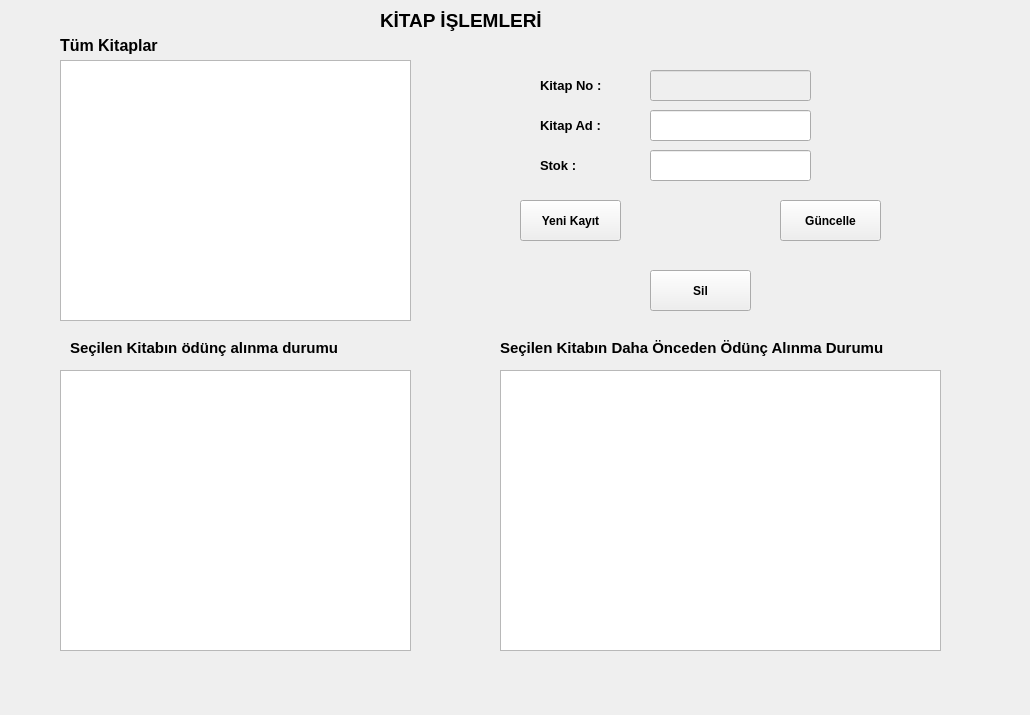
<?xml version="1.0" encoding="UTF-8"?>
<ui version="4.0">
 <class>book</class>
 <widget class="QMainWindow" name="book">
  <property name="geometry">
   <rect>
    <x>0</x>
    <y>0</y>
    <width>1030</width>
    <height>715</height>
   </rect>
  </property>
  <property name="windowTitle">
   <string>MainWindow</string>
  </property>
  <widget class="QWidget" name="centralwidget">
   <widget class="QTableView" name="tView_oduncalmadurum">
    <property name="geometry">
     <rect>
      <x>60</x>
      <y>370</y>
      <width>351</width>
      <height>281</height>
     </rect>
    </property>
   </widget>
   <widget class="QTableView" name="tView_allbooks">
    <property name="geometry">
     <rect>
      <x>60</x>
      <y>60</y>
      <width>351</width>
      <height>261</height>
     </rect>
    </property>
   </widget>
   <widget class="QPushButton" name="pushButton_del">
    <property name="geometry">
     <rect>
      <x>650</x>
      <y>270</y>
      <width>101</width>
      <height>41</height>
     </rect>
    </property>
    <property name="font">
     <font>
      <bold>true</bold>
     </font>
    </property>
    <property name="text">
     <string>Sil</string>
    </property>
   </widget>
   <widget class="QTableView" name="tView_oncedeoduncalma">
    <property name="geometry">
     <rect>
      <x>500</x>
      <y>370</y>
      <width>441</width>
      <height>281</height>
     </rect>
    </property>
   </widget>
   <widget class="QLineEdit" name="lineEdit_bookName">
    <property name="geometry">
     <rect>
      <x>650</x>
      <y>110</y>
      <width>161</width>
      <height>31</height>
     </rect>
    </property>
   </widget>
   <widget class="QLineEdit" name="lineEdit_bookNo">
    <property name="enabled">
     <bool>false</bool>
    </property>
    <property name="geometry">
     <rect>
      <x>650</x>
      <y>70</y>
      <width>161</width>
      <height>31</height>
     </rect>
    </property>
   </widget>
   <widget class="QLabel" name="label_4">
    <property name="geometry">
     <rect>
      <x>540</x>
      <y>70</y>
      <width>111</width>
      <height>31</height>
     </rect>
    </property>
    <property name="font">
     <font>
      <pointsize>10</pointsize>
      <bold>true</bold>
     </font>
    </property>
    <property name="text">
     <string>Kitap No :</string>
    </property>
   </widget>
   <widget class="QLabel" name="label_3">
    <property name="geometry">
     <rect>
      <x>70</x>
      <y>340</y>
      <width>331</width>
      <height>16</height>
     </rect>
    </property>
    <property name="font">
     <font>
      <pointsize>11</pointsize>
      <bold>true</bold>
     </font>
    </property>
    <property name="text">
     <string>Seçilen Kitabın ödünç alınma durumu</string>
    </property>
   </widget>
   <widget class="QLabel" name="label_2">
    <property name="geometry">
     <rect>
      <x>60</x>
      <y>30</y>
      <width>281</width>
      <height>31</height>
     </rect>
    </property>
    <property name="font">
     <font>
      <pointsize>12</pointsize>
      <bold>true</bold>
     </font>
    </property>
    <property name="text">
     <string>Tüm Kitaplar</string>
    </property>
   </widget>
   <widget class="QLabel" name="label">
    <property name="geometry">
     <rect>
      <x>380</x>
      <y>10</y>
      <width>251</width>
      <height>21</height>
     </rect>
    </property>
    <property name="palette">
     <palette>
      <active>
       <colorrole role="WindowText">
        <brush brushstyle="SolidPattern">
         <color alpha="255">
          <red>255</red>
          <green>0</green>
          <blue>0</blue>
         </color>
        </brush>
       </colorrole>
      </active>
      <inactive>
       <colorrole role="WindowText">
        <brush brushstyle="SolidPattern">
         <color alpha="255">
          <red>0</red>
          <green>0</green>
          <blue>0</blue>
         </color>
        </brush>
       </colorrole>
      </inactive>
      <disabled>
       <colorrole role="WindowText">
        <brush brushstyle="SolidPattern">
         <color alpha="255">
          <red>120</red>
          <green>120</green>
          <blue>120</blue>
         </color>
        </brush>
       </colorrole>
      </disabled>
     </palette>
    </property>
    <property name="font">
     <font>
      <pointsize>14</pointsize>
      <bold>true</bold>
     </font>
    </property>
    <property name="text">
     <string>KİTAP İŞLEMLERİ</string>
    </property>
   </widget>
   <widget class="QPushButton" name="pushButton_yenisave">
    <property name="geometry">
     <rect>
      <x>520</x>
      <y>200</y>
      <width>101</width>
      <height>41</height>
     </rect>
    </property>
    <property name="font">
     <font>
      <bold>true</bold>
     </font>
    </property>
    <property name="text">
     <string>Yeni Kayıt</string>
    </property>
   </widget>
   <widget class="QLabel" name="label_6">
    <property name="geometry">
     <rect>
      <x>540</x>
      <y>150</y>
      <width>111</width>
      <height>31</height>
     </rect>
    </property>
    <property name="font">
     <font>
      <pointsize>10</pointsize>
      <bold>true</bold>
     </font>
    </property>
    <property name="text">
     <string>Stok : </string>
    </property>
   </widget>
   <widget class="QLineEdit" name="lineEdit_bookStok">
    <property name="geometry">
     <rect>
      <x>650</x>
      <y>150</y>
      <width>161</width>
      <height>31</height>
     </rect>
    </property>
   </widget>
   <widget class="QLabel" name="label_5">
    <property name="geometry">
     <rect>
      <x>540</x>
      <y>110</y>
      <width>111</width>
      <height>31</height>
     </rect>
    </property>
    <property name="font">
     <font>
      <pointsize>10</pointsize>
      <bold>true</bold>
     </font>
    </property>
    <property name="text">
     <string>Kitap Ad : </string>
    </property>
   </widget>
   <widget class="QPushButton" name="pushButton_update">
    <property name="geometry">
     <rect>
      <x>780</x>
      <y>200</y>
      <width>101</width>
      <height>41</height>
     </rect>
    </property>
    <property name="font">
     <font>
      <bold>true</bold>
     </font>
    </property>
    <property name="text">
     <string>Güncelle</string>
    </property>
   </widget>
   <widget class="QLabel" name="label_7">
    <property name="geometry">
     <rect>
      <x>500</x>
      <y>340</y>
      <width>471</width>
      <height>16</height>
     </rect>
    </property>
    <property name="font">
     <font>
      <pointsize>11</pointsize>
      <bold>true</bold>
     </font>
    </property>
    <property name="text">
     <string>Seçilen Kitabın Daha Önceden Ödünç Alınma Durumu</string>
    </property>
   </widget>
  </widget>
 </widget>
 <resources/>
 <connections/>
</ui>
